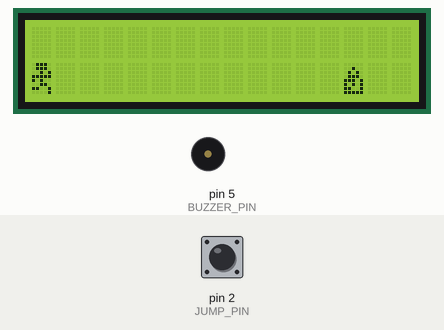
This sketch was run on a simulated Arduino Uno, built with avr-gcc and run on an emulated ATmega328P. On the bench: 16×2 character LCD, buzzer (waves = sounding). Inputs (shaded band) come from the test bench; at power-on: pin 2 (JUMP_PIN) HIGH. Random numbers use the default seed unless the sketch sets one.

Above: at 1.25 s.
1.3 s: pin 2 (JUMP_PIN) driven LOW
At 2.62 s:
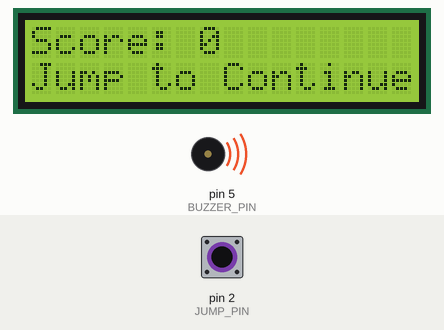
4.8 s: pin 2 (JUMP_PIN) driven HIGH
At 4.99 s:
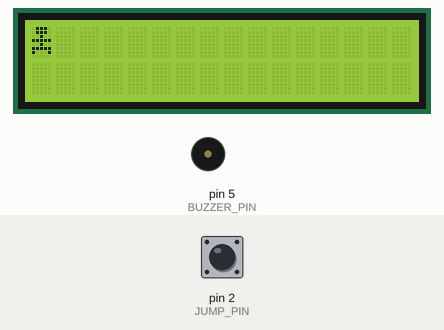
8.6 s: pin 2 (JUMP_PIN) pulsed LOW 2 times (0.12 s each, 0.3 s apart)
At 8.84 s:
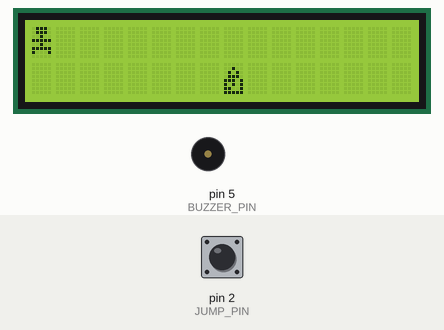
Timing chart, 0 to 18.1 s (numbered marks = the images above; inputs shaded):
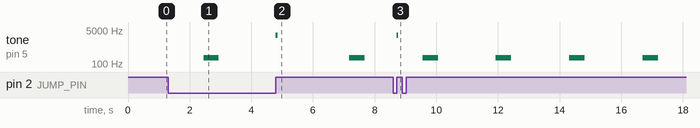

The sketch:

Game_Running-Man.ino
```cpp
#include <LiquidCrystal.h>
#include "pitches.h"
LiquidCrystal lcd(7, 8, 9, 10, 11, 12);

const int JUMP_PIN = 2;
const int BUZZER_PIN = 5;
const int DUCK_PIN = 18; //change to 3 if you want to use an UNO instead

const int JUMP_PITCH = 2700; //sounds when button pressed
const int JUMP_PITCH_DURATION = 50; //sounds when button pressed
const int DUCK_PITCH = 1350; //sounds when button pressed
const int DUCK_PITCH_DURATION = 50; //sounds when button pressed
const int DIE_PITCH = 200; //sounds on death
const int DIE_PITCH_DURATION = 500; //sounds on death
const int TICKSPEED = 90; //ms per gametick, 1 gametick per hill move.
const int JUMP_LENGTH = 3; //chars jumped over when jump is pressed.
const byte stickStep1[8] = {
  B01110,
  B01110,
  B00101,
  B11111,
  B10100,
  B00110,
  B11001,
  B00001,
};
const byte stickStep2[8] = {
  B01110,
  B01110,
  B00101,
  B11111,
  B10100,
  B00110,
  B01011,
  B01000,
};
const byte stickJump[8] = {
  B01110,
  B01110,
  B00100,
  B11111,
  B00100,
  B11111,
  B10001,
  B00000,
};
const byte stickDuck[8] = {
  B00000,
  B00000,
  B00000,
  B01110,
  B01110,
  B11111,
  B00100,
  B11111,
};
const byte hill[8] = {
  B00000,
  B00100,
  B01010,
  B01110,
  B11101,
  B10101,
  B11001,
  B11111,
};
const byte crow1[8] = {
  B00111,
  B00100,
  B00110,
  B01111,
  B11111,
  B01111,
  B00110,
  B00111,
};
const byte crow2[8] {
  B00111,
  B00110,
  B01111,
  B11111,
  B01111,
  B00110,
  B00110,
  B00111,
};

volatile int jumpPhase = JUMP_LENGTH + 1;
int gameTick = 0;
int crowX = 40;
int hillX = 25;
bool playerY = 0;
volatile bool ducking = LOW;
bool loopBreaker = 1;
bool crowGo = 0;
int score = 0;

void setup() {
  pinMode(JUMP_PIN, INPUT);
  pinMode(BUZZER_PIN, OUTPUT);
  lcd.begin(16, 2);
  lcd.createChar(0, hill);
  lcd.createChar(1, stickStep1);
  lcd.createChar(2, stickStep2);
  lcd.createChar(3, stickJump);
  lcd.createChar(4, stickDuck);
  lcd.createChar(5, crow1);
  lcd.createChar(6, crow2);
  attachInterrupt(digitalPinToInterrupt(JUMP_PIN), seeJumping, RISING);
  attachInterrupt(digitalPinToInterrupt(DUCK_PIN), seeDucking, CHANGE);
}

void loop() {
  playerY = 0;
  if (jumpPhase < JUMP_LENGTH) {
    playerY = 1;
  }

  drawSprites();

  loopBreaker = 1;
  if (hillX < 16) {
    if (crowX < hillX) {
      hillX += 8;
      loopBreaker = 0;
    }
    if (loopBreaker) {
      lcd.setCursor(hillX, 1);
      lcd.write((byte)0);
    }
  }
  if (hillX < 1) {
    if (jumpPhase < JUMP_LENGTH) {
      score++;
      hillX = 16 + rand() % 8;
    } else {
      endGame();
    }
  }
  if (crowX < 16) {
    lcd.setCursor(crowX, 0);
    if (gameTick % 8 < 4) {
      lcd.write((byte)5);
    } else {
      lcd.write((byte)6);
    }
  }
  if (crowX < 1) {
    if (ducking) {
      score++;
      crowX = 24 + rand() % 16;
    } else {
      endGame();
    }
  }
  lcd.setCursor(0, playerY);
  lcd.print(" ");
  jumpPhase++;
  hillX--;
  crowGo = !crowGo;
  crowX -= crowGo;
  gameTick++;
  delay(TICKSPEED);
}

void endGame() {
  lcd.clear();
  lcd.setCursor(0, 0);
  lcd.print("Score: ");
  lcd.setCursor(7, 0);
  lcd.print(score);
  tone(BUZZER_PIN, DIE_PITCH, DIE_PITCH_DURATION);
  while (!digitalRead(JUMP_PIN)) {
    lcd.setCursor(0, 1);
    if (millis() % 500 < 250) {
      lcd.print("Jump to Continue");
    } else {
      lcd.print("                ");
    }
  }
  lcd.clear();
  score = 0;
  hillX = 25;
  crowX = 40;
}

void drawSprites() {
  lcd.setCursor(0, 1 - playerY);

  if (!ducking) {
    if (!playerY) {
      if ((gameTick % 4) < 2 ) {
        lcd.write((byte)1);
      } else {
        lcd.write((byte)2);
      }
    } else {
      lcd.write((byte)3);
    }
  } else {
    lcd.write((byte)4);
  }
  lcd.setCursor(1, 1);
  lcd.print("               ");
  lcd.setCursor(1, 0);
  lcd.print("               ");
}
void seeJumping() {
  if (jumpPhase > (JUMP_LENGTH + 2) && !ducking) {
    jumpPhase = 0;
    tone(BUZZER_PIN, JUMP_PITCH, JUMP_PITCH_DURATION);
  }

}
void seeDucking() {
  ducking = digitalRead(DUCK_PIN);
  if (ducking) {
    jumpPhase = JUMP_LENGTH;
    tone(BUZZER_PIN, DUCK_PITCH, DUCK_PITCH_DURATION);
  }
}
```

Measured:
- after the input at 4.8 s, tone on pin 5 (BUZZER_PIN): silent → 2700 Hz at once, → silent 0.05 s later, → 200 Hz 2.3 s later, → silent 0.50 s later
